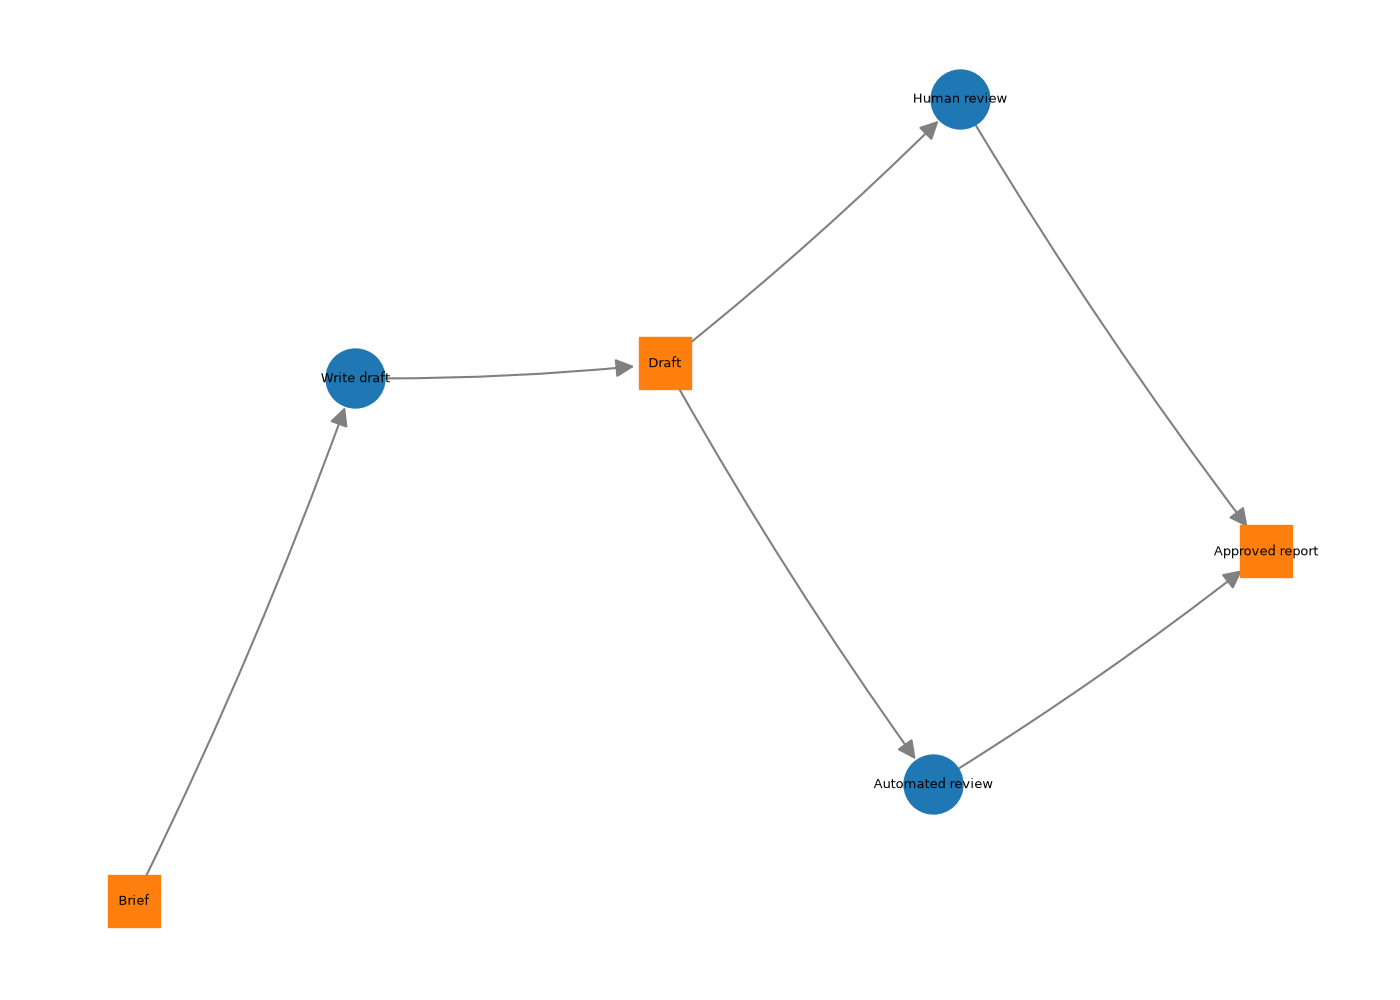

The script that saved this image:
"""
Define two review routes for the execution-history resume example.
"""

from artifactflow import Artifact, Tool, Workflow


brief = Artifact("Brief")
draft = Artifact("Draft")
approved_report = Artifact("Approved report")

write_draft = Tool(
    "Write draft",
    inputs=[brief],
    outputs=[draft],
)
automated_review = Tool(
    "Automated review",
    inputs=[draft],
    outputs=[approved_report],
)
human_review = Tool(
    "Human review",
    inputs=[draft],
    outputs=[approved_report],
)

workflow = Workflow()
for tool in (write_draft, automated_review, human_review):
    workflow.add_tool(tool)
workflow.starting_artifacts = ["Brief"]
workflow.target_artifacts = ["Approved report"]


if __name__ == "__main__":
    from pathlib import Path

    figure_path = Path(__file__).with_name("workflow.png")
    workflow.savefig(figure_path)
    print("Saved workflow figure:", figure_path)
